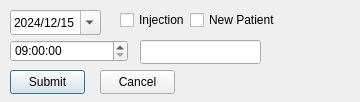
<?xml version="1.0" encoding="UTF-8"?>
<ui version="4.0">
 <class>AddAppointmentDialog</class>
 <widget class="QDialog" name="AddAppointmentDialog">
  <property name="geometry">
   <rect>
    <x>0</x>
    <y>0</y>
    <width>360</width>
    <height>102</height>
   </rect>
  </property>
  <property name="windowTitle">
   <string>AddAppointmentDialog</string>
  </property>
  <widget class="QPushButton" name="submit">
   <property name="geometry">
    <rect>
     <x>10</x>
     <y>70</y>
     <width>75</width>
     <height>24</height>
    </rect>
   </property>
   <property name="text">
    <string>Submit</string>
   </property>
  </widget>
  <widget class="QPushButton" name="cancel">
   <property name="geometry">
    <rect>
     <x>100</x>
     <y>70</y>
     <width>75</width>
     <height>24</height>
    </rect>
   </property>
   <property name="text">
    <string>Cancel</string>
   </property>
  </widget>
  <widget class="QCheckBox" name="fluEdit">
   <property name="geometry">
    <rect>
     <x>120</x>
     <y>10</y>
     <width>76</width>
     <height>20</height>
    </rect>
   </property>
   <property name="text">
    <string>Injection</string>
   </property>
  </widget>
  <widget class="QDateEdit" name="dateEdit">
   <property name="geometry">
    <rect>
     <x>10</x>
     <y>10</y>
     <width>91</width>
     <height>25</height>
    </rect>
   </property>
   <property name="minimumDateTime">
    <datetime>
     <hour>0</hour>
     <minute>0</minute>
     <second>0</second>
     <year>2024</year>
     <month>12</month>
     <day>15</day>
    </datetime>
   </property>
   <property name="minimumDate">
    <date>
     <year>2024</year>
     <month>12</month>
     <day>15</day>
    </date>
   </property>
   <property name="maximumTime">
    <time>
     <hour>23</hour>
     <minute>59</minute>
     <second>59</second>
    </time>
   </property>
   <property name="currentSection">
    <enum>QDateTimeEdit::Section::YearSection</enum>
   </property>
   <property name="displayFormat">
    <string>yyyy/MM/dd</string>
   </property>
   <property name="calendarPopup">
    <bool>true</bool>
   </property>
  </widget>
  <widget class="QTimeEdit" name="timeEdit">
   <property name="geometry">
    <rect>
     <x>10</x>
     <y>40</y>
     <width>118</width>
     <height>22</height>
    </rect>
   </property>
   <property name="maximumTime">
    <time>
     <hour>15</hour>
     <minute>59</minute>
     <second>59</second>
    </time>
   </property>
   <property name="minimumTime">
    <time>
     <hour>9</hour>
     <minute>0</minute>
     <second>0</second>
    </time>
   </property>
   <property name="timeSpec">
    <enum>Qt::TimeSpec::UTC</enum>
   </property>
   <property name="time">
    <time>
     <hour>9</hour>
     <minute>0</minute>
     <second>0</second>
    </time>
   </property>
  </widget>
  <widget class="QCheckBox" name="newEdit">
   <property name="geometry">
    <rect>
     <x>190</x>
     <y>10</y>
     <width>91</width>
     <height>20</height>
    </rect>
   </property>
   <property name="text">
    <string>New Patient</string>
   </property>
  </widget>
  <widget class="QLineEdit" name="ohipEdit">
   <property name="geometry">
    <rect>
     <x>140</x>
     <y>40</y>
     <width>121</width>
     <height>24</height>
    </rect>
   </property>
  </widget>
 </widget>
 <resources/>
 <connections/>
</ui>
